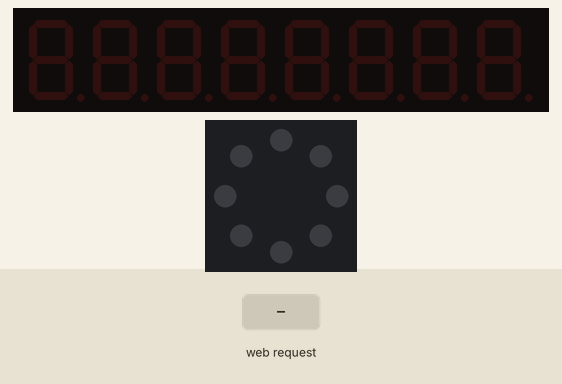
Simulated run of this sketch. Board: ESP8266 (NodeMCU). Shown: 8-digit seven-segment display, 8 RGB LEDs in a ring, first at the top, clockwise. The inputs (shaded band) are chosen by the test bench. What the sketch prints to the serial monitor is not drawn.

Above: at 1.2 s.
1.3 s: HTTP request GET /?LED=true received
At 1.9 s:
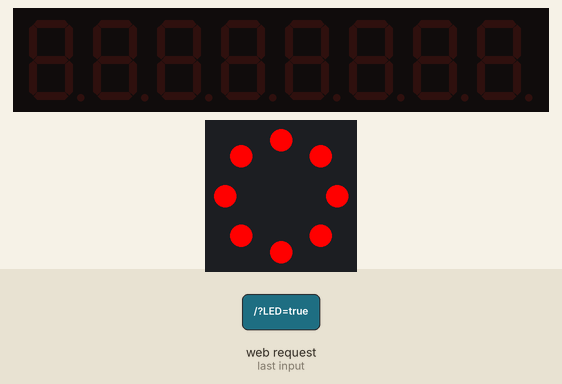
2.8 s: HTTP request GET /?LED=1 received
At 4.2 s:
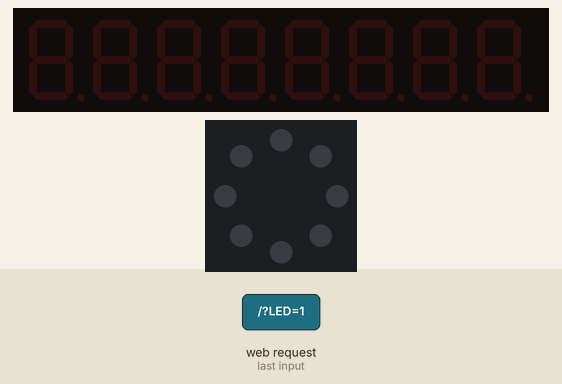
Timing chart, 0 to 5.8 s (numbered marks = the images above; inputs shaded):
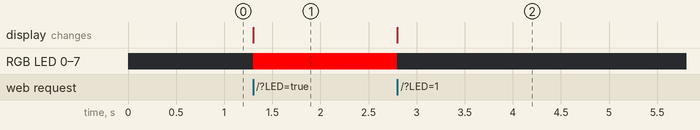

Measured:
- after the input at 1.3 s, RGB LED 0–7: off → RGB(255, 0, 0) at once
- after the input at 2.8 s, RGB LED 0–7: RGB(255, 0, 0) → off at once

The sketch:

sketch_nov11b_js.ino
```cpp
#include <ESP8266WiFi.h>
#include <ESP8266WebServer.h>
#include <TM1638.h>

TM1638 aaa(D2,D1,D0);

//SoftAP
const char* ssid="박준상";
const char* password="12341234";

ESP8266WebServer server(80);//1. 서버 객체(인스턴스) 생성

void setup() {
 Serial.begin(9600);
 WiFi.softAP(ssid,password);
 Serial.println();
 Serial.print("AP IP Address");
 Serial.println(WiFi.softAPIP());

 server.on("/",handleRoot);//2. 핸들러 등록
 server.begin();//3.웹 서버 시작

}

void loop() {
  server.handleClient();//4. 주기적인 웹 서버 기능 수행
}

const char MAIN_page[] PROGMEM = R"rawliteral(
// 이곳에 여러분이 작성한 html 코드를 직접 넣습니다.
<html>
<head>
    <meta charset='utf-8'>
    <style>
        body {
            background-color: pink;
        }

        #div1 {
            height: 10%;
            background-color: lightblue;
            font-size: 3em;
            color: blue;
            display: flex;
            justify-content: center;
            align-items: center;
        }

        #div2 {
            height: 80%;
            background-color: lightgreen;
            text-align: center;
        }

        #div3 {
            height: 10%;
            background-color: lightblue;
            font-size: 3em;
            color: black;
            display: flex;
            justify-content: center;
            align-items: center;
        }

        #lamp1 {
            height: 30%;
            width: 30%;
            accent-color: red;
        }

        #txt1 {
            width: 30%;
            font-size: 4em;
            text-align: center;
        }

        #btn1 {
            font-size: 3em;
            width: 20%;
            color: red;
            background-color: yellow;
        }
    </style>

    <script>
        setInterval(timer1, 1500);

        let step = 0;
        let counter = 0;

        function timer1() {
            switch (step) {

                case 100:
                    step = 1;
                    break;

                case 1:
                    document.getElementById('lamp1').checked = true;

                    fetch('/?LED='+true,{method:'GET'});

                    counter++;
                    document.getElementById('txt1').value = counter;

                    fetch('/?FND='+ counter,{method:'GET'});

                    step = 2;
                    break;

                case 2:
                    document.getElementById('lamp1').checked = false;

                     fetch('/?LED='+false,{method:'GET'});

                    step = 1;
                    break;

                case 200:
                    break;

                case 300:
                    counter = 0;
                    document.getElementById('txt1').value = counter;
                    fetch('/?FND='+ counter,{method:'GET'});


                    document.getElementById('lamp1').checked = false;
                     fetch('/?LED='+false,{method:'GET'});

	            counter = 0;
                    break;
            }
        }

        function start() {
            step = 100;
        }

        function stop() {
            step = 200;
        }

        function reset() {
            step = 300;
        }
    </script>
</head>

<body>

    <div id="div1">램프 점멸 카운터</div>

    <div id="div2">
        <br><br><br><br>

        <input type="radio" id="lamp1">

        <br><br><br><br>

        <input type="text" id="txt1">

        <br><br><br><br>

        <button id="btn1" onclick="start();">시작</button>
        <button id="btn1" onclick="stop();">멈춤</button>
        <button id="btn1" onclick="reset();">종료</button>

    </div>

    <div id="div3">메카트로닉스과 박준상</div>

</body>
</html>
)rawliteral";

void handleRoot()
{
  if(server.hasArg("LED")){
    String led = server.arg("LED");

    if(led=="true"){
      aaa.setLEDs(0xff);
    }
    else{
      aaa.setLEDs(0x00);
    }

  }

   if(server.hasArg("FND")){
    String fnd = server.arg("FND");
    int fndvalue = fnd.toInt(); // 문자열을 숫자로 변환하는 명령어
    aaa.setDisplayToDecNumber(fndvalue, 0);
  }

  server.send(200,"text/html",MAIN_page);
}
```
